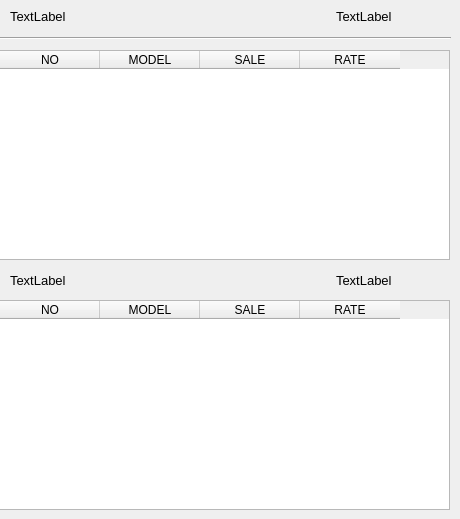
     <widget class="QWidget" name="page_6">
      <widget class="QLabel" name="korea_lb">
       <property name="geometry">
        <rect>
         <x>10</x>
         <y>6</y>
         <width>111</width>
         <height>20</height>
        </rect>
       </property>
       <property name="font">
        <font>
         <pointsize>10</pointsize>
        </font>
       </property>
       <property name="text">
        <string>TextLabel</string>
       </property>
      </widget>
      <widget class="QLabel" name="korea_total_lb">
       <property name="geometry">
        <rect>
         <x>336</x>
         <y>6</y>
         <width>111</width>
         <height>20</height>
        </rect>
       </property>
       <property name="font">
        <font>
         <pointsize>10</pointsize>
        </font>
       </property>
       <property name="text">
        <string>TextLabel</string>
       </property>
      </widget>
      <widget class="Line" name="line_2">
       <property name="geometry">
        <rect>
         <x>0</x>
         <y>30</y>
         <width>451</width>
         <height>16</height>
        </rect>
       </property>
       <property name="orientation">
        <enum>Qt::Horizontal</enum>
       </property>
      </widget>
      <widget class="QTableWidget" name="korea_tbl">
       <property name="geometry">
        <rect>
         <x>-1</x>
         <y>50</y>
         <width>451</width>
         <height>210</height>
        </rect>
       </property>
       <property name="editTriggers">
        <set>QAbstractItemView::EditKeyPressed</set>
       </property>
       <attribute name="verticalHeaderVisible">
        <bool>false</bool>
       </attribute>
       <column>
        <property name="text">
         <string>NO</string>
        </property>
       </column>
       <column>
        <property name="text">
         <string>MODEL</string>
        </property>
       </column>
       <column>
        <property name="text">
         <string>SALE</string>
        </property>
       </column>
       <column>
        <property name="text">
         <string>RATE</string>
        </property>
       </column>
      </widget>
      <widget class="QTableWidget" name="foreign_tbl">
       <property name="geometry">
        <rect>
         <x>-1</x>
         <y>300</y>
         <width>451</width>
         <height>210</height>
        </rect>
       </property>
       <property name="editTriggers">
        <set>QAbstractItemView::EditKeyPressed</set>
       </property>
       <attribute name="verticalHeaderVisible">
        <bool>false</bool>
       </attribute>
       <column>
        <property name="text">
         <string>NO</string>
        </property>
       </column>
       <column>
        <property name="text">
         <string>MODEL</string>
        </property>
       </column>
       <column>
        <property name="text">
         <string>SALE</string>
        </property>
       </column>
       <column>
        <property name="text">
         <string>RATE</string>
        </property>
       </column>
      </widget>
      <widget class="QLabel" name="foreign_lb">
       <property name="geometry">
        <rect>
         <x>10</x>
         <y>270</y>
         <width>111</width>
         <height>20</height>
        </rect>
       </property>
       <property name="font">
        <font>
         <pointsize>10</pointsize>
        </font>
       </property>
       <property name="text">
        <string>TextLabel</string>
       </property>
      </widget>
      <widget class="QLabel" name="foreign_total_lb">
       <property name="geometry">
        <rect>
         <x>336</x>
         <y>270</y>
         <width>111</width>
         <height>20</height>
        </rect>
       </property>
       <property name="font">
        <font>
         <pointsize>10</pointsize>
        </font>
       </property>
       <property name="text">
        <string>TextLabel</string>
       </property>
      </widget>
     </widget>
